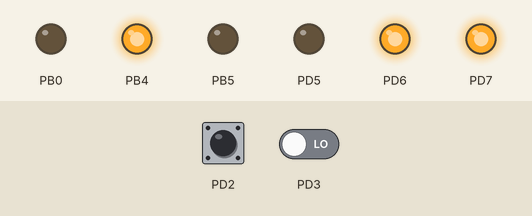
Recording of a program running on a simulated ATmega328P, built with avr-gcc and emulated at 16 MHz (the files do not name the chip). On the bench: output pins drawn as LEDs (lit = HIGH). The inputs (shaded band) are chosen by the test bench; at power-on: PD2 LOW, PD3 LOW.

Above: at 1.2 s.
1.3 s: PD2 pulsed HIGH 2 times (0.12 s each, 0.3 s apart)
At 2.6 s:
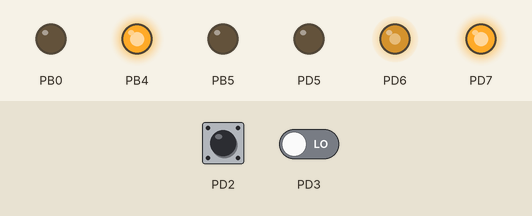
Timing chart, 0 to 4.3 s (numbered marks = the images above; inputs shaded):
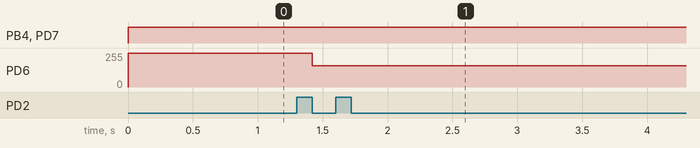

The program:

main.cpp
```cpp
#include <stdint.h>
#include <avr/io.h>
#include <avr/interrupt.h>
#include <util/delay.h>
#include <stdio.h>

// Forma que Jadson opera os BITS
#define SET_BIT(VALUE, BIT) (VALUE |= (1 << BIT))
#define CLEAR_BIT(VALUE, BIT) (VALUE &= ~(1 << BIT))
#define TOGGLE_BIT(VALUE, BIT) (VALUE ^= (1 << BIT))
#define GET_BIT(VALUE, BIT) ((VALUE >> BIT) & 1)

// Para usar a Serial
#define BAUD 9600
#define MYUBRR F_CPU/16/BAUD-1 // Sei muito bem o que é não, vi na net
char str[4]; // Buffer pra armazenar os números em String

// Pulsos lidos
volatile uint16_t timer_value_0 = 0; // Para o PD2 (INT0) (Dig 2) (FRONTAL)
volatile uint16_t timer_value_1 = 0; // Para o PD3 (INT1) (Dig 3) (LATERAL)
// Pulsos convertidos
uint16_t inputThrottle = 0; // Para frente (Baseado no INT0)
uint16_t inputLateral = 0; // Para os lados (Baseado no INT1)

// Variáveis mágicas pra leitura do ppm
uint8_t flag_0 = 0, flag_1 = 0;

// Variáveis para o output do PWM
uint8_t TOP = 255; // Se for usar Timer1 isso deve ser = a ICR1 e tem que ser 16bit
uint16_t inputFreio = 1000;

// Variáveis float para o throttle
double inputThrottle_double = 0.0;
double inputLateral_double = 0.0;

//////////////////////////////////////////////////////////////////////////////////////////////////////////
// PARTE DA LEITURA

// Interrupção do INT0 (PD2)
ISR(INT0_vect){
  if (GET_BIT(PIND, 2)){ // Detecta 0 -> 1
    TCNT1 = 0x0000; // Zerando o Timer pra medir o pulso
  }
  else{
    timer_value_0 = TCNT1; // Armazena o valor do Timer (Ticks)
    flag_0 = 1;
  }
}

// Interrupção do INT1 (PD3)
ISR(INT1_vect){
  if (GET_BIT(PIND, 3)){ // Detecta 0 -> 1
    TCNT1 = 0x0000; // Zerando o Timer para medir o pulso
  }
  else{
    timer_value_1 = TCNT1; // Armazena o valor do Timer (Ticks)
    flag_1 = 1;
  }
}


// Função para inicializar a USART
void USART_Init(unsigned int ubrr) {
    // Definir o baud rate
    UBRR0H = (unsigned char)(ubrr >> 8);  // Parte alta
    UBRR0L = (unsigned char)ubrr;         // Parte baixa

    // Habilitar transmissão e recepção
    UCSR0B = (1 << RXEN0) | (1 << TXEN0);

    // Definir o formato da frame: 8 bits de dados, 1 bit de parada
    UCSR0C = (1 << UCSZ01) | (1 << UCSZ00);
}


//////////////////////////////////////////////////////////////////////////////////////////////////////////
// PARTE DA SERIAL

// Função que envia os dados na Serial
void USART_Transmit(unsigned char data){
  while (!(UCSR0A & (1 << UDRE0)));
  UDR0 = data;
}

// Função que desempacota a String pra transmitir na Serial
void serialPrint(const char *str){
  while (*str){
    USART_Transmit(*str++);
  }
}

// A de cima só que modificada pra fazer linha nova kkk
void serialPrintln(const char *str){
  while(*str){
    USART_Transmit(*str++);
  }

  USART_Transmit('\r');
  USART_Transmit('\n');
}


// Func de conversão de Ticks -> us
uint16_t ticks_to_us(uint16_t ticks){
  uint16_t us = (float)ticks/1000;
  us = us*62.5;
  return (uint16_t)us;
}

//////////////////////////////////////////////////////////////////////////////////////////////////////////
// PARTE DO OUTPUT PWM

// Funçãozinha marota só pra ficar elegante lá embaixo
float limitasValores(float valor, float minimo, float maximo){
  if (valor < minimo){
    return minimo;
  }
  else if (valor > maximo){
    return maximo;
  }
  else{
    return valor;
  }
}

// Boas anotações pra daqui a 3 meses quando eu revisitar esse código (ass: Taylas)
// =============================
  // PARA O TIMER1
  // Frequências possíveis com Fast PWM (N=Prescale)
  // f_pwm = f_clk/(N*256)
  //       = 16mHz/256N
  // Como mudar o prescale:
  // CS12 CS11 CS10 -> Prescaler -> f_pwm (considerando 16MHz de entrada)
  //   0   0    0   -> Inativo   -> -
  //   0   0    1   ->   1       -> 16 MHz
  //   0   1    0   ->   8       -> 2 MHz
  //   0   1    1   ->   64      -> 250 KHz
  //   1   0    0   ->   256     -> 62,5 KHz
  //   1   0    1   ->   1024    -> 15,625 KHz
  // Essa config trás a FREQUÊNCIA BASE do PWM, então dá pra alterar com o TOP qual vai ser
  // A freq final do pwm
  // Lembra sempre de conferir o WGM1[x] para ver qual o modo do PWM

  // O TOP do PWM (IMPORTANTE ISSO HEIN) pode ser calculado como:
  // TOP = (f_clk/(N*f_pwm)) - 1
  // Dessa vez, o f_pwm vai ser a frequência final do PWM, a que vai ser gerada
  // O valor do ICR1 deve ser definido com o valor do TOP
  // Ex: Freq de 10416Hz:
  // Seleciona-se o Prescale de 256, no fim o cálculo de TOP entregará TOP=5
  // Equivalendo a 10,416 KHz


  // =============================
  // PARA O TIMER0
  // f_pwm = f_clk/(N*256)
  //       = 16mHz/256N
  // Como mudar o prescale:
  // CS12 CS11 CS10 -> Prescaler -> f_pwm (considerando 16MHz de entrada)
  //   0   0    0   -> Inativo   -> -
  //   0   0    1   ->   1       -> 62,5 kHz
  //   0   1    0   ->   8       -> 7,8125 kHz
  //   0   1    1   ->   64      -> 976,5625 Hz
  //   1   0    0   ->   256     -> 244,1406 Hz
  //   1   0    1   ->   1024    -> 61,035 Hz

  // No Timer0 o TOP é fixo em 255 (de 0 a 255), então a freq é sempre baseada nesse prescaler


void setup_fastPWM(){
  // Pinos D5 e D6 (configurando como output)
  DDRD |= (1 << DDD5 | 1 << DDD6);

  // Configurando o Timer0 para Fast PWM não-invertido
  TCCR0A |= (1 << WGM00 | 1 << WGM01 | 1 << COM0A1 | 1 << COM0B1);
  TCCR0B |= (1 << CS11 | 1 << CS10); // Prescalers

  // Iniciando com o Duty Cycle zerado
  OCR0A = 0;
  OCR0B = 0;
}

uint8_t setDutyCycle(float porcentPWM){
  // porcentPWM deve estar entre 0-1
  // Essa função lê valores de 0-1 e faz o Duty Cycle adotar esse valor

  // Isso é para limitar o valor mínimo do Duty Cycle
  porcentPWM = limitasValores(porcentPWM, 0, 1);

  uint8_t dutyCycle = porcentPWM * TOP;
  return dutyCycle;
}


int main(void){
  // Ativando a Serial
	USART_Init(MYUBRR);

  //////////////////////////////////////////////////////////////////////////////////
  // Ativando as configs para as leituras do PPM
  // Configs do Timer1
  TCCR1A = 0x00; // Modo normal
  TCCR1B = (1 << CS10); // Prescaler 1 (Cada tick equivale 62.5ns)
  TCNT1 = 0x0000; // Iniciando o Timer1 zerado

  // Configurando pinos de entrada (PD2 e PD3)
  CLEAR_BIT(DDRD, 2);
  CLEAR_BIT(DDRD, 3);

  // Habilitando interrupções externas
  EICRA = (1 << ISC00) | (1 << ISC10); // Pra qualquer mudança dos pinos INT0 e INT1
  EIMSK = (1 << INT0) | (1 << INT1); // Habilitnado INT0 e INT1
  sei();

  //////////////////////////////////////////////////////////////////////////////////
  // Ativando as configs para a geração do PWM e controle da Ponte H
  setup_fastPWM();

  // BASEADO NA PONTE H L298N
  // TABELA VERDADE:
  // IN1   IN2   -> SENTIDO
  //  0     1    -> FREIO DE MÃO
  //  1     0    -> Frente
  //  0     1    -> Ré
  //  1     1    -> FREIO DE MÃO

  // PINOS UTILIZADOS PRA DIREÇÃO (configurando como OUTPUT)
  // Motor direito:
  DDRD |= (1 << DDD7); // D7
  DDRB |= (1 << DDB0); // D8
  // IN1 = D7, IN2 = D8

  // Motor esquerdo:
  DDRB |= (1 << DDB4 | 1 << DDB5); // D12 e D13
  // IN3 = D12, IN4 = D13

  // Inicializando ambos freados
  // Motor DIREITO
  PORTD |= (1 << PD7);
  PORTB |= (1 << PB0);

  // Motor ESQUERDO
  PORTB |= (1 << PB4);
  PORTB |= (1 << PB5);

	while(1){
    //////////////////////////////////////////////////////////////////////////////////
    // Leituras de PPM abaixo
		if (flag_0){
      inputThrottle = ticks_to_us(timer_value_0);
      // Pra verificar to enviando via Serial
      /*
      sprintf(str, "%d", inputThrottle);
      serialPrintln(str);
      */
      flag_0 = 0;
    }

    if (flag_1){
      inputLateral = ticks_to_us(timer_value_1);
      // Pra verificar to enviando via serial
      /*
      sprintf(str, "%d", inputLateral);
      serialPrintln(str);
      */
      flag_1=0;
    }

    //////////////////////////////////////////////////////////////////////////////////
    // Controle do robô e geração de PWM abaixo
    // Aqui configura uma chave de ativação no controle, quando ela for ativa vai ter um valor x (botei >=1800 ficticio), e engatilha a operação
    // em us, e a partir daí faz a operação de frenagem do robô (a ser pensada)

    if (inputFreio >= 1800){
      // por enquanto tá só travando os motores
      PORTD &= ~(1 << PD7);
      PORTB &= ~(1 << PB0 | 1 << PB4 | 1 << PB5);
      // Se MADS passar algo gradual pra frenagem, cria um Flag pra ser acionado enquanto o gatilho estiver ativado
      // Faz a frenagem gradual dos motores, e mantem o estado 0 até que o Flag seja liberado (gatilho desativado)
    }

    // Se não ativar a chave:
    else{
      // Essa etapa leva em consideração valor entre 1000 e 2000 us
      // PROCESSAMENTO DO COMANDO FRENTE/TRÁS
      // Aqui entra o valor lido do radiocontrole (1000 a 2000)
      if (inputThrottle >= 1500){
        inputThrottle_double = limitasValores((inputThrottle - 1500) * 0.002, 0, 1); // Traz o valor para o range 0 a 1 (float)
        // ASSUMINDO AS ROTAÇÕES AÍ
        // Motor DIREITO
        PORTD &= ~(1 << PD7); // IN1
        PORTB |= (1 << PB0); // IN2


        // Motor ESQUERDO
        PORTB &= ~(1 << PB4); // IN3
        PORTB |= (1 << PB5); // IN4
      }

      else if (inputThrottle < 1500){
        inputThrottle_double = limitasValores((1500 - inputThrottle) * 0.002, 0, 1);
        // ASSUMINDO AS ROTAÇÕES AÍ
        // Motor DIREITO
        PORTD |= (1 << PD7); // IN1
        PORTB &= ~(1 << PB0); // IN2


        // Motor ESQUERDO
        PORTB |= (1 << PB4); // IN3
        PORTB &= ~(1 << PB5); // IN4
      }


      // Tô levando em consideração que:
      // OCR0A -> Motor DIREITO (ENA)
      // OCR0B -> Motor ESQUERDO (ENB)

      // PROCESSAMENTO DO COMANDO LATERAL
      // DIREITA
      if (inputLateral >= 1500){
        inputLateral_double = limitasValores((inputLateral - 1500) * 0.002, 0, 1);
        OCR0A = setDutyCycle(inputThrottle_double - inputLateral_double);
        OCR0B = setDutyCycle(inputThrottle_double);
      }
      // ESQUERDA
      else if (inputLateral < 1500){
        inputLateral_double = limitasValores((1500 - inputLateral) * 0.002, 0, 1);
        OCR0A = setDutyCycle(inputThrottle_double);
        OCR0B = setDutyCycle(inputThrottle_double - inputLateral_double);
      }
    }
  }
}
```

Measured:
- after the input at 1.3 s, PD6: 255/255 → 159/255 after 0.12 s
